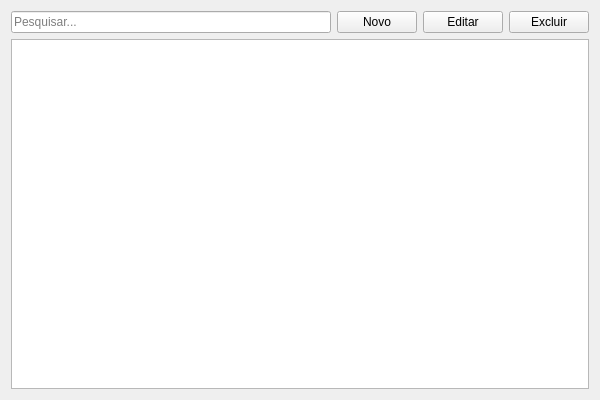
<?xml version="1.0" encoding="UTF-8"?>
<ui version="4.0">
 <class>FormListagemBase</class>
 <widget class="QWidget" name="FormListagemBase">
  <property name="geometry">
   <rect>
    <x>0</x>
    <y>0</y>
    <width>600</width>
    <height>400</height>
   </rect>
  </property>
  <property name="windowTitle">
   <string>Form</string>
  </property>
  <layout class="QVBoxLayout" name="verticalLayout">
   <item>
    <layout class="QHBoxLayout" name="horizontalLayout">
     <item>
      <widget class="QLineEdit" name="lineEditSearch">
       <property name="placeholderText">
        <string>Pesquisar...</string>
       </property>
      </widget>
     </item>
     <item>
      <widget class="InputButton" name="btnNew">
       <property name="text">
        <string>Novo</string>
       </property>
       <property name="colorScheme" stdset="0">
        <enum>InputButton::Primary</enum>
       </property>
      </widget>
     </item>
     <item>
      <widget class="InputButton" name="btnEdit">
       <property name="text">
        <string>Editar</string>
       </property>
      </widget>
     </item>
     <item>
      <widget class="InputButton" name="btnDelete">
       <property name="text">
        <string>Excluir</string>
       </property>
       <property name="colorScheme" stdset="0">
        <enum>InputButton::Danger</enum>
       </property>
      </widget>
     </item>
    </layout>
   </item>
   <item>
    <widget class="QTableView" name="tableView"/>
   </item>
  </layout>
 </widget>
 <customwidgets>
  <customwidget>
   <class>InputButton</class>
   <extends>QPushButton</extends>
   <header>presentation/components/inputs/InputButton.h</header>
  </customwidget>
 </customwidgets>
 <resources/>
 <connections/>
</ui>
